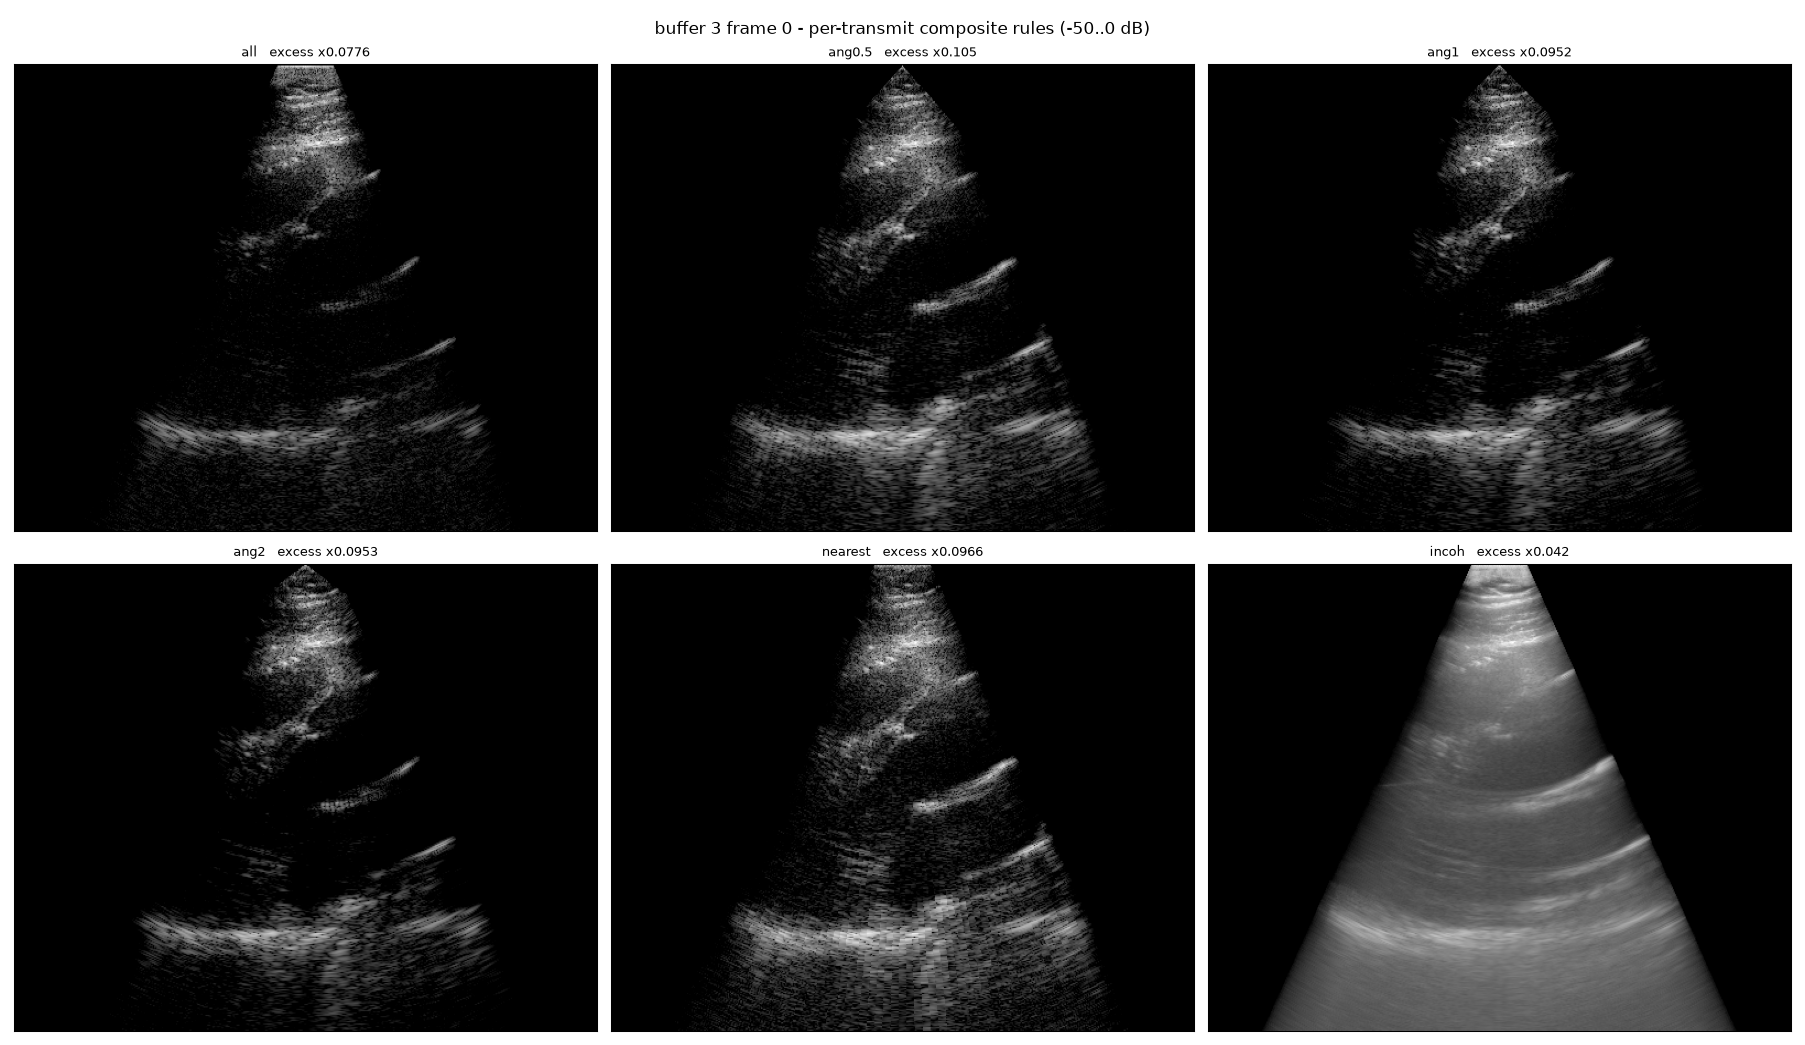

Generate this figure with Python:
"""Composite the 73 per-transmit reconstructions different ways and measure the streaks.

Rules compared:
  all      - coherent sum of all 73 (what the pipeline does today)
  angN     - coherent sum weighted by a Gaussian in |theta_pixel - theta_tx|, width N beams
  nearest  - each pixel from its single nearest beam (classic scan conversion)
  incoh    - incoherent (envelope) sum of all 73

Streak metric: after removing the sector envelope AND the tissue structure (median filter in
range), the residual angular ripple that is COHERENT ACROSS DEPTH. Speckle averages down with
depth; a radial streak does not - so this isolates exactly the artefact in question.
"""
import os

import numpy as np
import matplotlib
matplotlib.use("Agg")
import matplotlib.pyplot as plt
from scipy.ndimage import uniform_filter1d

OUT = os.path.dirname(os.path.abspath(__file__))
per_tx = np.load(os.path.join(OUT, "buf3_per_tx.npy"))     # (73, nz, nx, 2)
coords = np.load(os.path.join(OUT, "buf3_coords.npy"))     # (nz, nx, 3)
az = np.load(os.path.join(OUT, "buf3_az.npy"))             # (73,) radians
n_tx = per_tx.shape[0]
cplx = per_tx[..., 0] + 1j * per_tx[..., 1]                # (73, nz, nx)

x = coords[..., 0]
z = coords[..., -1]
th_pix = np.arctan2(x, np.maximum(z, 1e-6))                # (nz, nx) azimuth of each pixel
d_az = float(np.median(np.diff(np.sort(az))))              # beam spacing, rad
print(f"beam spacing {np.degrees(d_az):.4f} deg, {n_tx} beams")

# angular distance pixel <-> each beam
D = th_pix[None, :, :] - az[:, None, None]                 # (73, nz, nx)


def composite(rule):
    if rule == "all":
        return np.abs(cplx.sum(axis=0))
    if rule == "incoh":
        return np.abs(cplx).sum(axis=0)
    if rule == "nearest":
        k = np.argmin(np.abs(D), axis=0)
        return np.abs(np.take_along_axis(cplx, k[None], axis=0)[0])
    if rule.startswith("ang"):
        n_beams = float(rule[3:])
        sigma = n_beams * d_az
        w = np.exp(-0.5 * (D / sigma) ** 2).astype(np.float32)
        w /= (w.sum(axis=0, keepdims=True) + 1e-12)
        return np.abs((cplx * w).sum(axis=0))
    raise ValueError(rule)


def polar(env, n_th=1201, n_r=320, r_lo=0.03, r_hi=0.14):
    x0, x1 = np.nanmin(x), np.nanmax(x)
    z0, z1 = np.nanmin(z), np.nanmax(z)
    nz, nx = env.shape
    th = np.radians(np.linspace(-38, 38, n_th))
    r = np.linspace(r_lo, r_hi, n_r)
    R, TH = np.meshgrid(r, th, indexing="ij")
    j = (R * np.sin(TH) - x0) / (x1 - x0) * (nx - 1)
    i = (R * np.cos(TH) - z0) / (z1 - z0) * (nz - 1)
    return th, r, env[np.clip(i.astype(int), 0, nz - 1), np.clip(j.astype(int), 0, nx - 1)]


def streak_metric(env, label):
    """Ripple that survives depth-averaging = radial streaks (speckle averages down)."""
    th, r, pol = polar(env)
    pol = pol / (np.median(pol, axis=1, keepdims=True) + 1e-12)     # per-depth gain
    dth = np.degrees(th[1] - th[0])
    w = int(round(4.0 / dth)) | 1
    prof = pol.mean(axis=0)                                          # average over depth
    ripple = (prof - uniform_filter1d(prof, w, mode="nearest"))
    ripple /= (uniform_filter1d(prof, w, mode="nearest") + 1e-12)
    # per-depth ripple, for the "does it average down?" comparison
    single = pol[pol.shape[0] // 2]
    s_rip = (single - uniform_filter1d(single, w, mode="nearest"))
    s_rip /= (uniform_filter1d(single, w, mode="nearest") + 1e-12)
    n_dep = pol.shape[0]
    expected = s_rip.std() / np.sqrt(n_dep)        # if it were pure speckle
    print(f"  {label:10s} depth-avg ripple {ripple.std()*100:6.2f}%   "
          f"single-depth {s_rip.std()*100:6.2f}%   "
          f"speckle-only expectation {expected*100:5.2f}%   "
          f"excess x{ripple.std()/max(expected,1e-9):5.2f}")
    return th, ripple, ripple.std()


rules = ["all", "ang0.5", "ang1", "ang2", "nearest", "incoh"]
print("\nstreak metric (excess = how much more angular ripple survives depth-averaging\n"
      "than pure speckle would; 1.0 = no radial streaks):")
res, envs = {}, {}
for rule in rules:
    e = composite(rule)
    envs[rule] = e
    res[rule] = streak_metric(e, rule)

fig, axes = plt.subplots(2, 3, figsize=(19, 11))
for ax, rule in zip(axes.ravel(), rules):
    e = envs[rule]
    d = 20 * np.log10(e / e.max() + 1e-12)
    ax.imshow(d, cmap="gray", vmin=-50, vmax=0, aspect="auto")
    ax.set_title(f"{rule}   excess x{res[rule][2] / 1:.3g}", fontsize=10)
    ax.set_xticks([]); ax.set_yticks([])
plt.suptitle("buffer 3 frame 0 - per-transmit composite rules (-50..0 dB)", fontsize=13)
plt.tight_layout()
plt.savefig(os.path.join(OUT, "buf3_composite.png"), dpi=95)
print("\nwrote buf3_composite.png")
